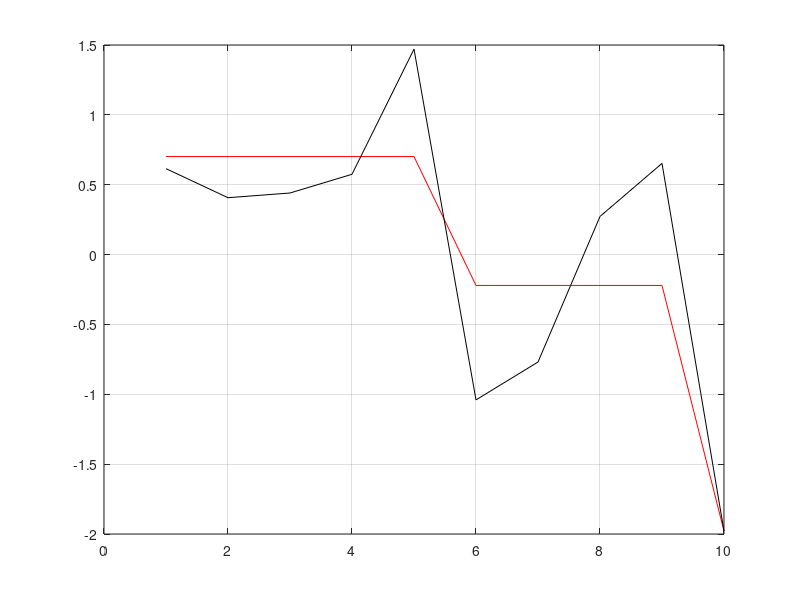

Reproduce this figure in MATLAB.
clear all
close all
clc


%x = [10:-1:5, 7:8,3:-1:1];
x = randn(1,10);
y = x;
[M,L] = size(x);
i=2;
j=1;
ind{1} =[];
while i<=L
    indv = find(x(:,i)>x(:,i-1));
    if ~isempty(indv)
        ind{indv,j} = unique([ind{indv,j},i-1,i]);
        x(1,ind{j}) = mean(x(1,ind{j}));
        i = max(i-1,2);
    else
        i = i+1;
        j=j+1;
        ind{j} =[];        
    end
end

figure(1)
plot(x,'r')
hold on
plot(y,'k')
grid on